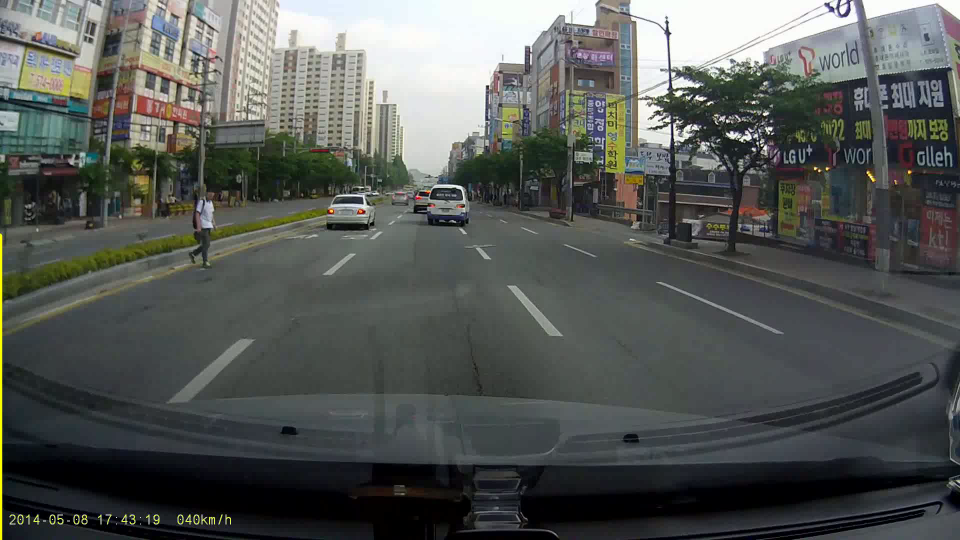
//> input picture frame 0 of Road_Lane_Detection/CVApp/result.avi, 1920 x 1080 px, given in place of clip2.mp4, which was not available (shown at 1/2 size)
$ ./main   (built with g++ and OpenCV 4)
//> lines starting //> are read from the running program, lines starting //| are printed output that depends on the picture; after the words box and inside, x2 and y2 are one past the last pixel; in counts of white or black regions, pixels touching at a corner belong together; pictures that were not available may be replaced by others from this repository, and a replacement may not be noted
#include <iostream>
#include <vector>
#include <opencv2/opencv.hpp>

using namespace std;
using namespace cv;
// 프레임 변수
Mat frame, gray, edges, result;
int width, height;

// HoughLinesP 함수 인자
double rho = 2;
double theta = CV_PI / 180;
int hough_threshold = 100;
double minLineLength = 100;
double maxLineGap = 250;

// 기울기 threshold
double slope_min_threshold = 0.6;
double slope_max_threshold = 1.2;

// 누적 line 저장 벡터 변수
vector<Vec4i> r_save_lines;
int right_sum[4] = { 0 };
int right_avg[4];
int r_save_cnt = 0;
vector<Vec4i> l_save_lines;
int left_sum[4] = { 0 };
int left_avg[4];
int l_save_cnt = 0;

//프레임별로 warning 조건 저장할 스택
vector<bool> warning_vec = { false };

// 화면에서 line을 검출할 영역(ROI) 설정
Mat setROI(Mat edges, Point* points)
{
	const Point* pts[1] = { points };
	int npts[1] = { 4 };

	// ROI를 흰색으로 칠한다.
	Mat mask = Mat::zeros(edges.rows, edges.cols, CV_8UC1);
	fillPoly(mask, pts, npts, 1, Scalar(255));

	// 흰색으로 칠한 부분에 해당하는 edge만 리턴한다.
	Mat ROI_edges;
	bitwise_and(edges, mask, ROI_edges);

	return ROI_edges;
}


// 차선 색깔로 1차 필터링
void filterByColor(Mat image, Mat& filtered)
{
	// 흰색 차선(RGB)
	Scalar lower_white = Scalar(140, 140, 140);
	Scalar upper_white = Scalar(255, 255, 255);
	// 파란색 차선(HSV)
	Scalar lower_blue = Scalar(40, 0, 40);
	Scalar upper_blue = Scalar(130, 255, 255);

	Mat image_bgr = image.clone(), image_hsv;
	Mat white_mask, white_image;
	Mat blue_mask, blue_image;

	// 흰색 영역을 필터링해서 white_mask에 저장한다.
	inRange(image_bgr, lower_white, upper_white, white_mask);
	bitwise_and(image_bgr, image_bgr, white_image, white_mask);

	// 흰색 영역의 채도를 높인다.
	cvtColor(white_image, white_image, COLOR_BGR2HSV);
	vector<Mat> channel_white;
	split(white_image, channel_white);
	channel_white[1] *= 2;
	merge(channel_white, white_image);
	cvtColor(white_image, white_image, COLOR_HSV2BGR);

	// RGB 영상을 HSV 영상으로 변환한다.
	cvtColor(image_bgr, image_hsv, COLOR_BGR2HSV);

	// 파란색 영역을 필터링해서 blue_mask에 저장한다.
	inRange(image_hsv, lower_blue, upper_blue, blue_mask);
	bitwise_and(image_hsv, image_hsv, blue_image, blue_mask);

	// 파란색 영역의 채도를 높인다.
	vector<Mat> channel_blue;
	split(blue_image, channel_blue);
	channel_blue[1] *= 3;
	channel_blue[2] += 100;
	merge(channel_blue, blue_image);
	cvtColor(blue_image, blue_image, COLOR_HSV2BGR);

	// 흰색 영역과 파란색 영역을 합친다.
	addWeighted(white_image, 1.0, blue_image, 1.0, 0.0, filtered);
	namedWindow("filtered color region", 0);
	imshow("filtered color region", filtered);
}
//방향 전환 함수
string changeDir(string output_s, float ratio, float left_thres, float right_thres) {
	//ratio가 지정한 left threshold보다 크면 output string을 "Left Turn"으로 지정한다.
	if (ratio > left_thres) {
		output_s = "Left Turn";
	}
	//ratio가 지정한 right threshold보다 크면 output string을 "Right Turn"으로 지정한다.
	else if (ratio < right_thres) {
		output_s = "Right Turn";
	}
	else {
		output_s = "Straight";
	}
	return output_s;
}

// 차선 검출
void detectLane(Mat& mark, Mat& detected, vector<Vec4i> lines)
{
	bool warning = false; //현재 프레임의 WARNING 상태 제어 변수
	vector<double> slopes;
	vector<Vec4i> filtered_lines; //허프 transform에서 검출된 직선 중에서 기울기로 필터링된 lines

	// 각 선분의 기울기를 구한다
	int lines_size = (int)lines.size();
	for (int i = 0; i < lines_size; i++) {
		Vec4i line = lines[i];
		int x1 = line[0];
		int y1 = line[1];
		int x2 = line[2];
		int y2 = line[3];
		double slope;

		// 기울기를 계산한다.
		// zero division을 막기 위함
		if (x2 - x1 == 0)
			slope = 999.0;
		else
			slope = ((double)y2 - y1) / ((double)x2 - x1);

		// 기울기가 min_threshold 이상 max_threshold 이하인 line만 차선 후보로 간주한다.
		if (abs(slope) > slope_min_threshold && abs(slope) < slope_max_threshold) {
			slopes.push_back(slope);
			filtered_lines.push_back(line);
		}
	}
	Mat tmp1 = frame.clone();
	// lines에 저장된 선분 그리기
	for (size_t i = 0; i < lines.size(); i++) {
		Vec4i l = lines[i];
		line(tmp1, Point(l[0], l[1]), Point(l[2], l[3]), Scalar(0, 255, 0), 2, LINE_AA);
	}

	// 결과를 표시
	namedWindow("Hough Lines", 0);
	imshow("Hough Lines", tmp1);

	// 왼쪽 line과 오른쪽 line을 고른다.
	// 기준: 오른쪽 차선의 기울기는 0.6보다 큰 경우, 왼쪽 차선의 기울기는 -0.6보다 작은 경우
	vector<Vec4i> right_lines;
	vector<Vec4i> left_lines;
	int center_x = (int)(width * 0.5);  // 중앙 x 좌표

	int filtered_lines_size = (int)filtered_lines.size();
	for (int i = 0; i < filtered_lines_size; i++) {
		Vec4i line = filtered_lines[i];
		int x1 = line[0];
		int y1 = line[1];
		int x2 = line[2];
		int y2 = line[3];
		double slope = slopes[i];
		int avg_x = (x1 + x2) >> 1;  // 비트 연산자 사용해서 속도 ↑

		// 기울기 > 0.6 인 경우 오른쪽 차선
		if (slope > 0.6) {
			right_lines.push_back(line);
		}
		// 기울기 < -0.6 인 경우 왼쪽 차선
		else if (slope < -0.6) {
			left_lines.push_back(line);
		}
	}
	//warning 조건(left,right line이 모두 검출이 안되고 이전 3개 프레임에서도 warning 상태였다면)
	size_t vectorSize = warning_vec.size();
	if (left_lines.size() == 0 && right_lines.size() == 0) {
		if (vectorSize >= 5 &&
			warning_vec[vectorSize - 1] &&
			warning_vec[vectorSize - 2] &&
			warning_vec[vectorSize - 3] ) {
			warning = true;
		}
		else {
			warning_vec.push_back(true);
		}
	} else {
		warning_vec.push_back(false);
	}

	Mat tmp3 = frame.clone();
	// right_lines에 저장된 선분 그리기
	for (size_t i = 0; i < right_lines.size(); i++) {
		Vec4i l = right_lines[i];

		line(tmp3, Point(l[0], l[1]), Point(l[2], l[3]), Scalar(0, 0, 255), 2, LINE_AA);
	}

	// left_lines에 저장된 선분 그리기
	for (size_t i = 0; i < left_lines.size(); i++) {
		Vec4i l = left_lines[i];

		line(tmp3, Point(l[0], l[1]), Point(l[2], l[3]), Scalar(0, 255, 0), 2, LINE_AA);
	}

	// 결과를 표시
	namedWindow("filtered Lines", 0);
	imshow("filtered Lines", tmp3);

	//// ---------- 1) filtered line 평균 구하기

	// 오른쪽 filtered line 평균 구하기
	fill(begin(right_sum), end(right_sum), 0);

	//오른쪽 라인에서 가장 바깥쪽의 x좌표 구하기
	int right_lines_size = (int)right_lines.size();
	int max_right_x = numeric_limits<int>::min(); // max_right_x를 가장 작은 값으로 초기화
	int max_i = 0;
	for (int i = 0; i < right_lines_size; i++) {
		Vec4i line = right_lines[i];
		int current_max_x = max(line[0], line[2]);
		if (current_max_x > max_right_x) {
			max_right_x = current_max_x;
			max_i = i;
		}
	}
	for (int i = 0; i < right_lines_size; i++) {
		Vec4i line = right_lines[i];
		int x1 = line[0];
		int y1 = line[1];
		int x2 = line[2];
		int y2 = line[3];
		if (i == max_i) { //오른쪽에서 가장 바깥쪽 라인의 가중치를 높게 주기
			right_sum[0] += (5 * x1);
			right_sum[1] += (5 * y1);
			right_sum[2] += (5 * x2);
			right_sum[3] += (5 * y2);
		}
		else {
			right_sum[0] += x1;
			right_sum[1] += y1;
			right_sum[2] += x2;
			right_sum[3] += y2;
		}
	}

	// 오른쪽 filtered line이 하나라도 있으면 평균 구하기
	if (right_lines_size != 0) {
		right_avg[0] = int((double)right_sum[0] / (right_lines_size+4));
		right_avg[1] = int((double)right_sum[1] / (right_lines_size+4 ));
		right_avg[2] = int((double)right_sum[2] / (right_lines_size+4 ));
		right_avg[3] = int((double)right_sum[3] / (right_lines_size+4 ));

		// 가장 옛날에 저장한 right line을 삭제하고 평균 line을 추가
		r_save_lines.erase(r_save_lines.begin(), r_save_lines.begin() + 1);
		r_save_lines.push_back(Vec4i(right_avg[0], right_avg[1], right_avg[2], right_avg[3]));

		r_save_cnt++;
	}

	// 왼쪽 filtered line 평균 구하기
	left_sum[0] = 0;
	left_sum[1] = 0;
	left_sum[2] = 0;
	left_sum[3] = 0;

	int left_lines_size = (int)left_lines.size();
	int min_left_x = numeric_limits<int>::max();
	int min_i = 0;
	for (int i = 0; i < left_lines_size; i++) {
		Vec4i line = left_lines[i];

		int current_min_x = min(line[0], line[2]);
		if (current_min_x < min_left_x) {
			min_left_x = current_min_x;
			min_i = i;
		}

	}
	for (int i = 0; i < left_lines_size; i++) {
		Vec4i line = left_lines[i];

		int x1 = line[0];
		int y1 = line[1];
		int x2 = line[2];
		int y2 = line[3];
		if (i == min_i) {
			left_sum[0] += (5*x1);
			left_sum[1] += (5*y1);
			left_sum[2] += (5*x2);
			left_sum[3] += (5*y2);
		}
		else {
			left_sum[0] += x1;
			left_sum[1] += y1;
			left_sum[2] += x2;
			left_sum[3] += y2;
		}
	}

	// 왼쪽 filtered line이 하나라도 있으면 좌표값 평균 구하기
	if (left_lines_size != 0) {
		left_avg[0] = int((double)left_sum[0] / (left_lines_size +4));
		left_avg[1] = int((double)left_sum[1] / (left_lines_size + 4));
		left_avg[2] = int((double)left_sum[2] / (left_lines_size +4));
		left_avg[3] = int((double)left_sum[3] / (left_lines_size + 4));

		// 가장 옛날에 저장한 left line을 삭제하고 평균 line을 추가
		l_save_lines.erase(l_save_lines.begin(), l_save_lines.begin() + 1);
		l_save_lines.push_back(Vec4i(left_avg[0], left_avg[1], left_avg[2], left_avg[3]));

		l_save_cnt++;
	}

	// ---------- 2) 최근 누적 line 10개의 평균 구하기

	// 오른쪽 누적 line 10개의 평균 구하기
	if (r_save_cnt > 10) {
		right_sum[0] = 0;
		right_sum[1] = 0;
		right_sum[2] = 0;
		right_sum[3] = 0;

		for (int i = 0; i < 10; i++) {
			Vec4i line = r_save_lines[i];
			if ((i ==8)) {
				right_sum[0] += (3*line[0]);
				right_sum[1] += (3*line[1]);
				right_sum[2] += (3*line[2]);
				right_sum[3] += (3*line[3]);
			}
			else {
				right_sum[0] += line[0];
				right_sum[1] += line[1];
				right_sum[2] += line[2];
				right_sum[3] += line[3];
			}
		}

		right_avg[0] = (int)((double)right_sum[0] / 12);
		right_avg[1] = (int)((double)right_sum[1] / 12);
		right_avg[2] = (int)((double)right_sum[2] / 12);
		right_avg[3] = (int)((double)right_sum[3] / 12);
	}

	// 왼쪽 누적 line 10개의 평균 구하기
	if (l_save_cnt > 10) {
		left_sum[0] = 0;
		left_sum[1] = 0;
		left_sum[2] = 0;
		left_sum[3] = 0;

		for (int i = 0; i <10; i++) {
			Vec4i line = l_save_lines[i];
			if (i == 8) {
				left_sum[0] += (3*line[0]);
				left_sum[1] += (3*line[1]);
				left_sum[2] += (3*line[2]);
				left_sum[3] += (3*line[3]);
			}
			else {
				left_sum[0] += line[0];
				left_sum[1] += line[1];
				left_sum[2] += line[2];
				left_sum[3] += line[3];
			}
		}

		left_avg[0] = (int)((double)left_sum[0] / 12);
		left_avg[1] = (int)((double)left_sum[1] / 12);
		left_avg[2] = (int)((double)left_sum[2] / 12);
		left_avg[3] = (int)((double)left_sum[3] / 12);
	}

	// ---------- 3) 대표 line의 두 점의 좌표 구하기

	// 오른쪽 대표 line 좌표와 기울기
	int right_x = right_avg[0];
	int right_y = right_avg[1];
	double right_dx = (double)right_avg[0] - right_avg[2];
	double right_dy = (double)right_avg[1] - right_avg[3];
	// zero divison을 막기 위함
	if (right_dx == 0.0) right_dx = 0.001;
	double right_slope = right_dy / right_dx;

	// 왼쪽 대표 line 좌표와 기울기
	int left_x = left_avg[0];
	int left_y = left_avg[1];
	double left_dx = (double)left_avg[0] - left_avg[2];
	double left_dy = (double)left_avg[1] - left_avg[3];
	// zero divison을 막기 위함
	if (left_dx == 0.0) left_dx = 0.001;
	double left_slope = left_dy / left_dx;

	// 오른쪽 왼쪽 대표 line 좌표 구하기
	// y = mx + b → x = (y - b) / m
	// y = m(x - x0) + y0 = mx - mx0 + y0 → x = (y - y0) / m + x0
	int y1 = height;
	int y2 = (int)(height * 0.6);
	int right_x1 = (int)(((double)y1 - right_y) / right_slope + right_x);
	int right_x2 = (int)(((double)y2 - right_y) / right_slope + right_x);
	int left_x1 = (int)(((double)y1 - left_y) / left_slope + left_x);
	int left_x2 = (int)(((double)y2 - left_y) / left_slope + left_x);

	// 오른쪽 왼쪽 대표 line을 출력한다.
	line(mark, Point(right_x1, y1), Point(right_x2, y2), Scalar(0, 255, 255), 10);
	line(mark, Point(left_x1, y1), Point(left_x2, y2), Scalar(0, 255, 255), 10);

	// 검출한 차선을 칠한다.
	Point points[4];
	points[0] = Point(left_x1, y1);
	points[1] = Point(left_x2, y2);
	points[2] = Point(right_x2, y2);
	points[3] = Point(right_x1, y1);
	const Point* pts[1] = { points };
	int npts[] = { 4 };
	// warning 상태일 경우 차선을 빨간색으로 표시
	if (warning) {
		putText(mark, "WARNING", Point(50, 50), FONT_HERSHEY_PLAIN, 3, Scalar(0, 0, 255), 3);
		fillPoly(detected, pts, npts, 1, Scalar(0, 0, 255));
	}
	// safe 상태일 경우 차선을 초록색으로 표시
	else {
		putText(mark, "SAFE", Point(50, 50), FONT_HERSHEY_PLAIN, 3, Scalar(0, 255, 0), 3);
		fillPoly(detected, pts, npts, 1, Scalar(0, 255, 0));
	}

	//Predict Direction
	string output;
	double x, threshold = 100;
	double img_center = (double)((frame.cols / 2));
	double right_m = (double)(y1 - y2) / (double)(right_x1 - right_x2);
	double left_m = (double)(y1 - y2) /(double)(left_x1 - left_x2);
	int right_X,left_X,small_right_X, small_left_X;
	if (right_x1 < right_x2) {
		right_X = right_x2; //사다리꼴 오른쪽 아래 x
		small_right_X = right_x1; //사다리꼴 오른쪽 위 x
	}
	else {
		right_X = right_x1;
		small_right_X = right_x2;
	}
	if (left_x1 > left_x2) {
		left_X = left_x2; //사다리꼴 왼쪽 아래 x
		small_left_X = left_x1; //사다리꼴 왼쪽 위 x
	}
	else {
		left_X = left_x1;
		small_left_X = left_x2;
	}

	//두 차선이 교차하는 지점 계산
	x = (double)(((right_m * right_x1) - (left_m * left_x1))  / (right_m - left_m));

	//ratio 계산
	float up_ratio = (float)(small_right_X - x) / (x - small_left_X);
	float down_ratio = (float)(right_X - x) / (x - left_X);
	float avg_ratio = (up_ratio + down_ratio)/2;

	//사다리꼴의 윗변 아랫변의 중심점
	double down_center = (left_X + right_X) >> 1;
	double up_center = (small_left_X + small_right_X) >> 1;
	double center = (down_center + up_center) / 2;

	double down_len = right_X - left_X;
	if ((down_len / width) > 0.7) {
		center += 50;
	}

	if (center < 850) {
		output = changeDir(output, avg_ratio, 0.93, 0.64);
	}
	else if(center < 800) {
		output = changeDir(output, avg_ratio, 0.88, 0.5);
	}
	else {
		output = changeDir(output, avg_ratio, 1.25, 0.75);
	}


	putText(mark, output, Point(50, 100), FONT_HERSHEY_PLAIN, 3, Scalar(255, 255, 255), 3);

}


int main(int argc, char** argv) {
	// 동영상을 연다.
	VideoCapture video("clip2.mp4");

	// 동영상이 유효한지 확인한다.
	if (!video.isOpened()) {
		cout << "동영상 파일을 열거나 찾을 수 없습니다." << endl;
		return -1;
	}

	// 누적 line 벡터를 초기화한다.
	for (int i = 0; i < 10; i++) {
		r_save_lines.push_back(Vec4i(0, 0, 0, 0));
		l_save_lines.push_back(Vec4i(0, 0, 0, 0));
	}

	// 동영상으로부터 영상을 읽어 frame에 넣는다.
	video.read(frame);
//> frame is the input picture: 1080 rows x 1920 cols, CV_8UC3; mean B, G, R 85.7, 88.5, 85.3

	// 영상이 유효한지 확인한다.
	if (frame.empty()) {
		destroyAllWindows();
		return -1;
	}

	VideoWriter writer;
	int codec = VideoWriter::fourcc('X', 'V', 'I', 'D');  //원하는 코덱 선택
	// 동영상 파일의 초당 프레임 수를 불러온다.
	double fps = video.get(CAP_PROP_FPS);  //프레임
	string filename = "./result.avi";  //결과 파일

	writer.open(filename, codec, fps, frame.size(), CV_8UC3);
	if (!writer.isOpened()) {
		cout << "출력을 위한 비디오 파일을 열 수 없습니다. \n";
		return -1;
	}

	// 프레임 사이의 간격을 계산한다.
	int delay = cvRound(1000 / fps);

	// 영상의 너비와 높이를 계산한다.
	width = frame.cols;   // 1920
	height = frame.rows;  // 1080


	// 동영상이 끝날 때까지 영상을 출력한다.
	do {
		// 동영상으로부터 영상을 읽어 frame에 넣는다.
		video.read(frame);

		// 영상이 유효한지 확인한다.
		if (frame.empty()) {
			destroyAllWindows();
			break;
		}

		// 컬러 범위를 통해 후보 영역을 필터링한다.
		Mat ROI_colors;
		filterByColor(frame, ROI_colors);

		// RGB 영상을 그레이스케일 영상으로 변환한다.
		cvtColor(ROI_colors, gray, COLOR_BGR2GRAY);

		// 캐니 에지를 검출한다.
		GaussianBlur(gray, gray, Size(3, 3), 0, 0);
		Canny(gray, edges, 100, 200);
		namedWindow("Canny Edges", 0);
		imshow("Canny Edges", edges);

		// 차선을 검출할 영역을 제한한다.
		Point points[4];
		points[0] = Point((int)(width * 0.15), (int)(height * 0.8));
		points[1] = Point((int)(width * 0.25), (int)(height * 0.55));
		points[2] = Point((int)(width * 0.65), (int)(height * 0.55));
		points[3] = Point((int)(width * 0.8), (int)(height * 0.8));
		edges = setROI(edges, points);

		namedWindow("ROI Canny Edges",0);
		imshow("ROI Canny Edges", edges);

		// line을 검출한다.
		vector<Vec4i> lines;
		HoughLinesP(edges, lines, rho, theta, hough_threshold, minLineLength, maxLineGap);

		// 차선을 검출한다.
		Mat mark = Mat::zeros(frame.rows, frame.cols, CV_8UC3);
		Mat detected = Mat::zeros(frame.rows, frame.cols, CV_8UC3);
		detectLane(mark, detected, lines);

		// 원본 영상에 차선을 표시한다.
		mark.copyTo(frame, mark);
		addWeighted(frame, 1, detected, 0.2, 0.0, result);

		// 결과 영상을 출력한다.
		namedWindow("final", 0);
		imshow("final", result);
		writer << result;
		char key = waitKey(delay);
		// ESC 키를 누르면 종료한다.
		// delay 값을 통해 원본 영상과 같은 프레임 간격으로 영상을 출력한다.
		if (key == 27)
			break;
		// c 키를 누르면 10프레임 뒤로 이동
		else if (key == 'c')
			video.set(cv::CAP_PROP_POS_FRAMES, video.get(cv::CAP_PROP_POS_FRAMES) + 10);

		// z 키를 누르면 10프레임 앞으로 이동
		else if (key == 'z')
			video.set(cv::CAP_PROP_POS_FRAMES, video.get(cv::CAP_PROP_POS_FRAMES) - 10);

	} while (!frame.empty());
//> this loop made 10 passes
//> lines_size in detectLane on passes 1 to 4: 3, 3, 3, 5
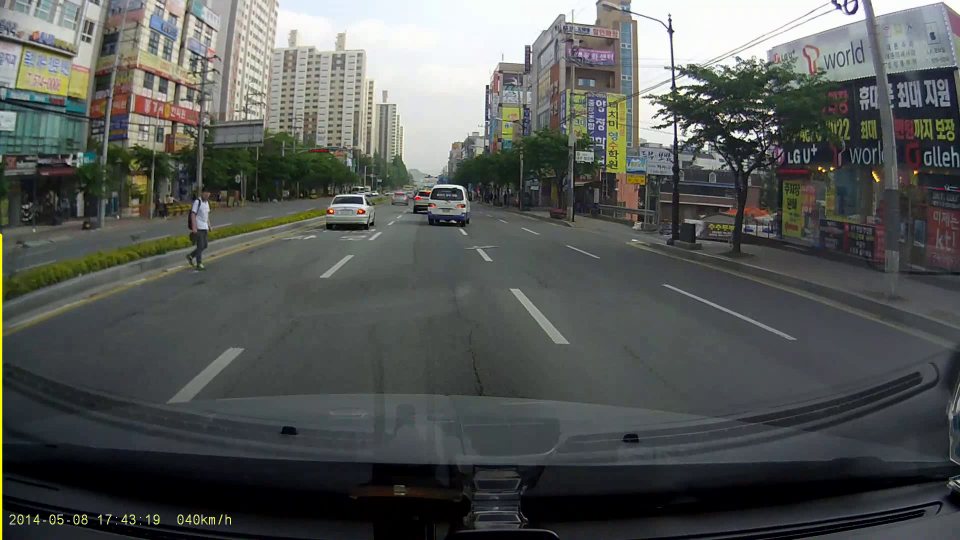
//> input picture frame 1 of Road_Lane_Detection/CVApp/result.avi, 1920 x 1080 px, given in place of clip2.mp4, which was not available (shown at 1/2 size)
//> pass 1, in filterByColor, `inRange(image_bgr, lower_white, upper_white, white_mask);`:
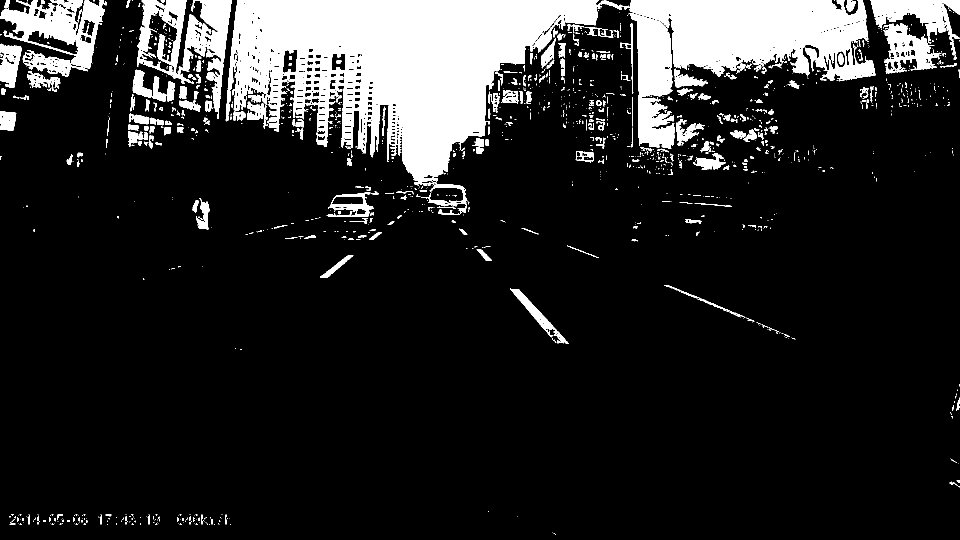
//> white_mask: 1080 rows x 1920 cols, CV_8UC1 (shown at 1/2 size); 14.6% white; 1370 white regions (1070 under 20 px), largest, box (x1, y1, x2, y2) and area: (451, 0, 1259, 425) 145383, (1259, 0, 1752, 163) 52080, (274, 0, 464, 238) 16523
//> pass 1, in filterByColor, `bitwise_and(image_bgr, image_bgr, white_image, white_mask);`:
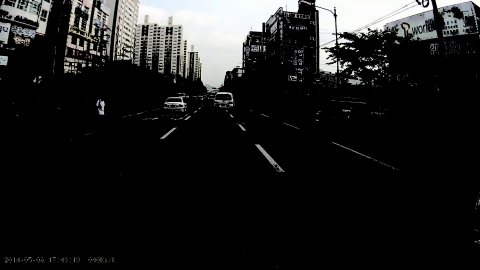
//> white_image: 1080 rows x 1920 cols, CV_8UC3 (shown at 1/4 size); mean B, G, R 30.5, 30.9, 30.6
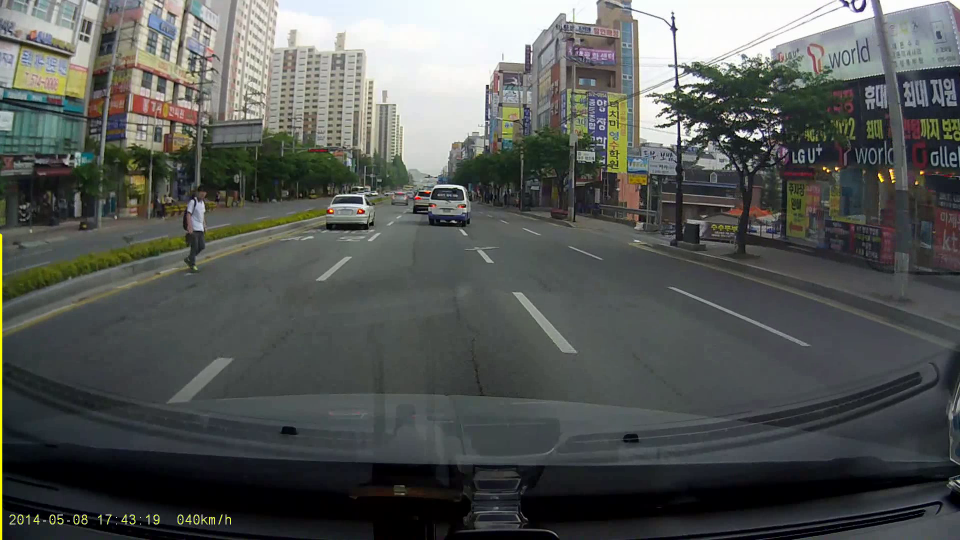
//> input picture frame 2 of Road_Lane_Detection/CVApp/result.avi, 1920 x 1080 px, given in place of clip2.mp4, which was not available (shown at 1/2 size)
//> after the loop:
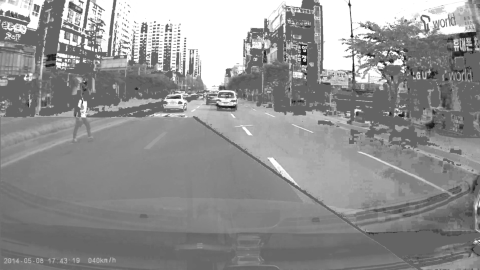
//> gray: 1080 rows x 1920 cols, CV_8UC1 (shown at 1/4 size); min 19, max 255, mean 144.5
//> after the loop:
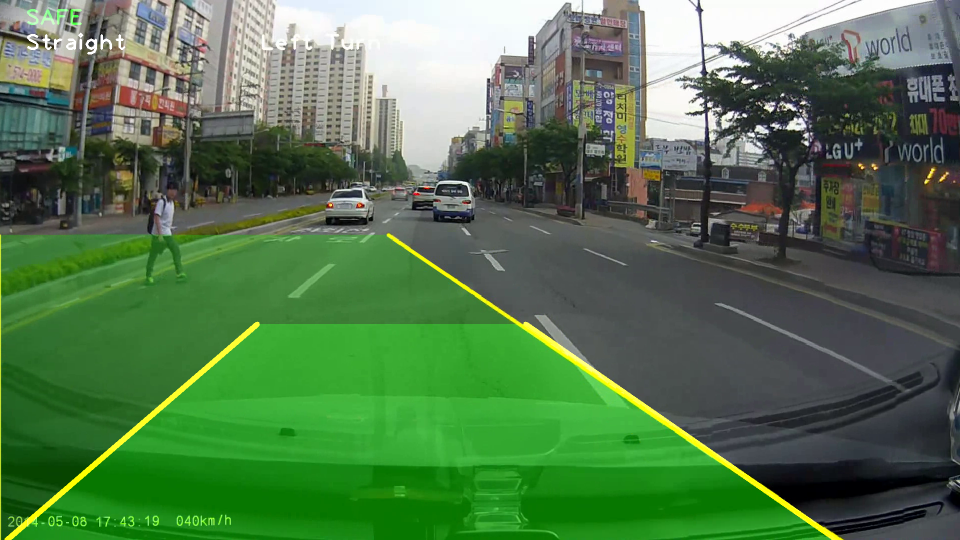
//> result: 1080 rows x 1920 cols, CV_8UC3 (shown at 1/2 size); mean B, G, R 77.8, 118.3, 82.9

	return 0;
}
